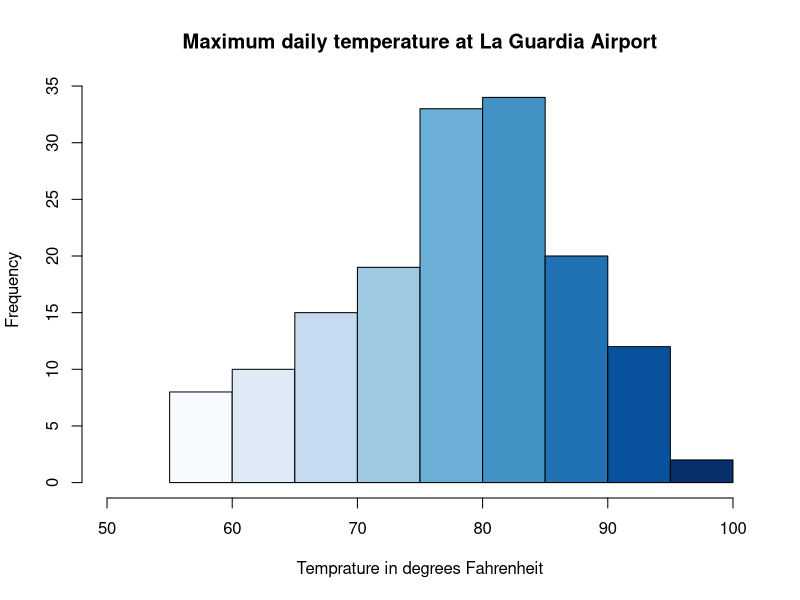
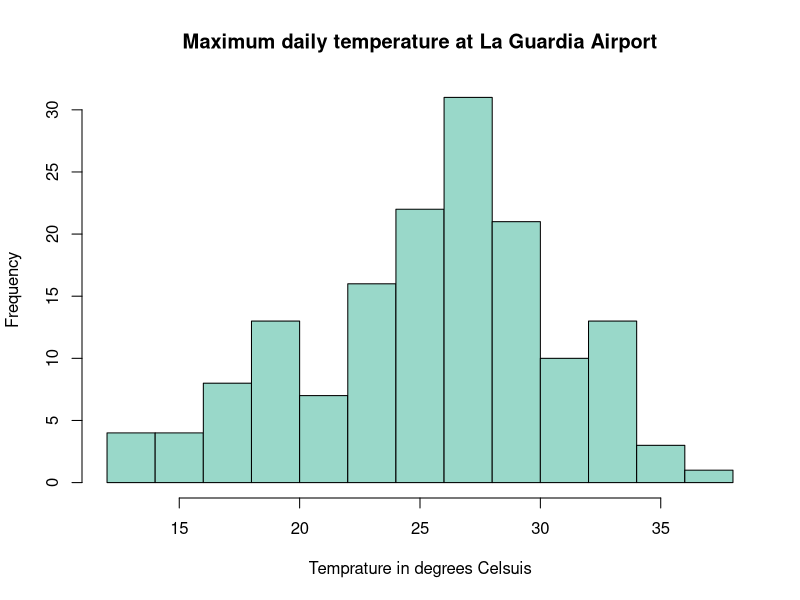
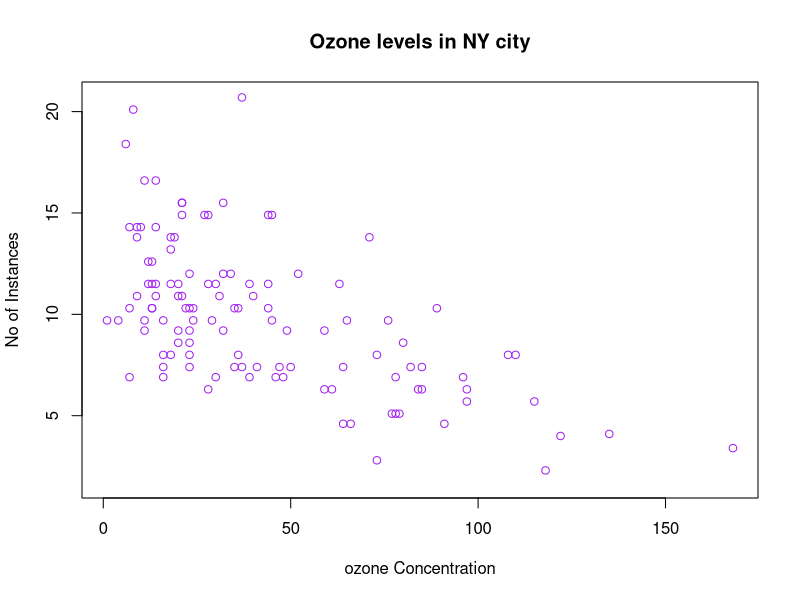
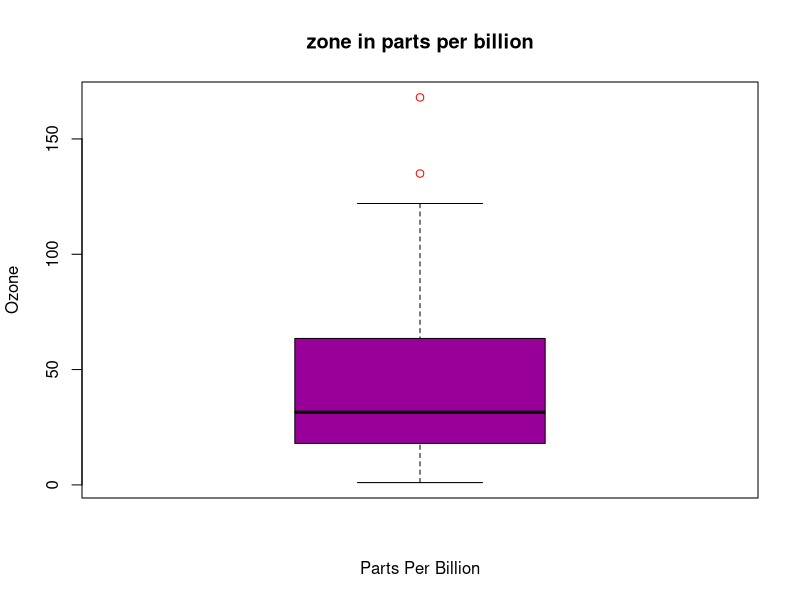
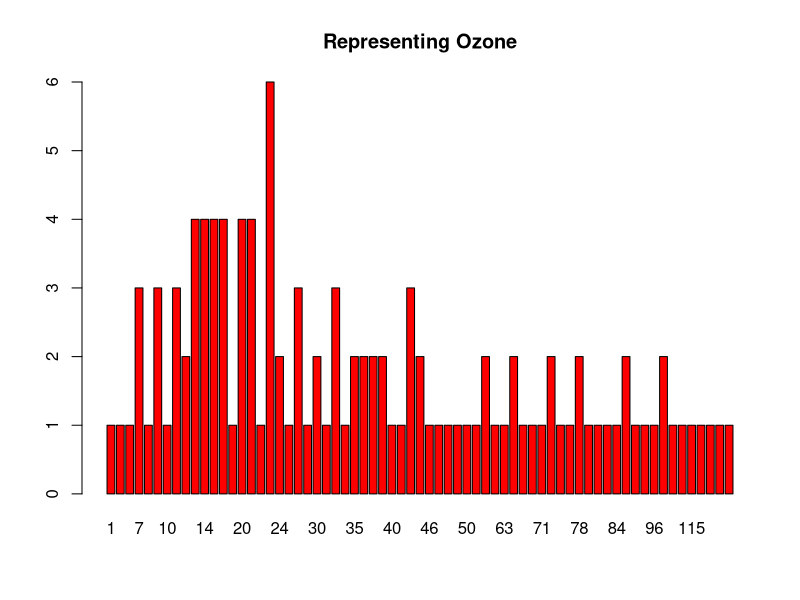
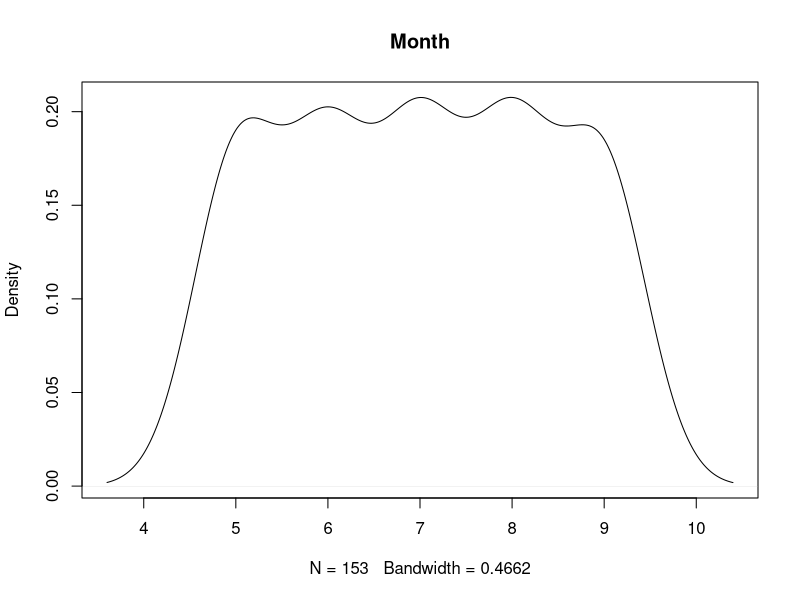
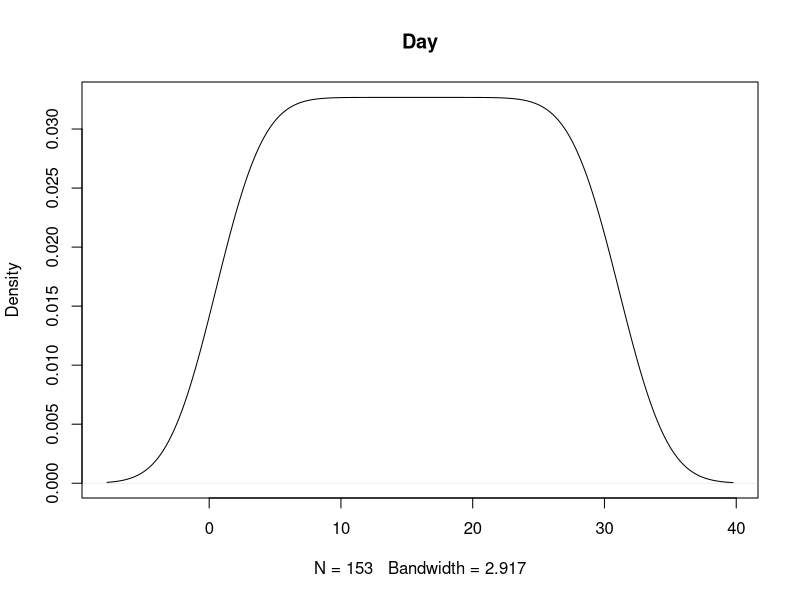
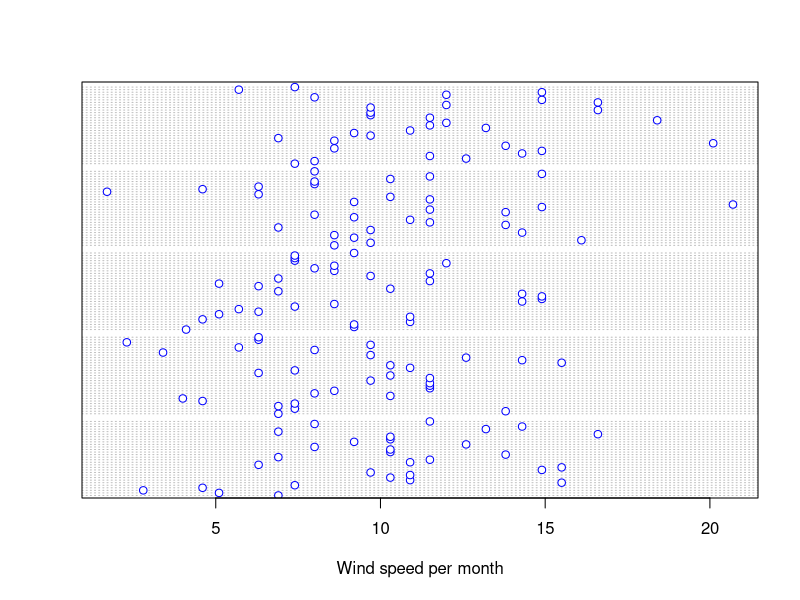

Generate these figures, in order, with R:
#Q1
hist(airquality$Temp,main= "Maximum daily temperature at La Guardia Airport",
     xlab= "Temprature in degrees Fahrenheit",xlim = c(50,100), col = blues9)
View(airquality$Temp)

#Q2
TempConversion <- function(TempInFehr)
{
  TempInCel<- (TempInFehr-32)*5/9
  return (TempInCel)
}
ConvertedTemp <- TempConversion(airquality$Temp)
hist(ConvertedTemp,main= "Maximum daily temperature at La Guardia Airport",
     xlab= "Temprature in degrees Celsuis", col = "#99D8C9")
View(ConvertedTemp)

#Q3
plot(airquality[-c(2,4,5,6)], xlab="ozone Concentration", ylab="No of Instances",
     main= "Ozone levels in NY city", col="Purple")

#Q4 
boxplot(airquality$Ozone, main="zone in parts per billion",
        xlab="Parts Per Billion", ylab = "Ozone", col="#990099", outcol="red")


#Q5
x<-table(airquality$Ozone)
barplot(x, col = "red", main="Representing Ozone")


#Q6
plot(density(airquality$Month), main = "Month")

plot(density(airquality$Day),main = "Day")


#Q7 question 
dotchart(airquality$Wind, groups=airquality$Month, xlab = "Wind speed per month",
         color = "blue")


#Q8
temp<-airquality$Temp
slices <- c(mean(temp), median(temp), min(temp), max(temp))
#percentage<- slices/sum(slices)*100
mylabels<- c("Mean", "Median", "Min", "Max")
mylabels<- paste(mylabels,slices)
#mylabels<- paste(mylabels,"%")
pie(slices,labels=mylabels,col=rainbow(length(mylabels)),main = "Pie Chart")


#Q9 pairwise
pairs(airquality[1:4])


# Q9 part 2
pairs(airquality[,1:4], pch = 19,  cex = 0.5,
      col= rainbow(airquality$Month))
par(xpd=TRUE)
col= rainbow(airquality$Month)
legend(x=0, y=1.04, horiz = TRUE, pch=5, cex=0.8, 
       as.vector(unique(airquality$Month)), fill = col)



#Q10 ######################
par(mfrow= c(3,3))
#Q1
hist(airquality$Temp,main= "Maximum daily temperature at La Guardia Airport",
     xlab= "Temprature in degrees Fahrenheit",xlim = c(50,100), col = blues9)
#Q2
TempConversion <- function(TempInFehr)
{
  TempInCel<- (TempInFehr-32)*5/9
  return (TempInCel)
}
ConvertedTemp <- TempConversion(airquality$Temp)
hist(ConvertedTemp,main= "Maximum daily temperature at La Guardia Airport",
     xlab= "Temprature in degrees Celsuis", col = "#99D8C9")

#Q3
plot(airquality[-c(2,4,5,6)], xlab="ozone Concentration", ylab="No of Instances",
     main= "Ozone levels in NY city", col="Purple")

#Q4 
boxplot(airquality$Ozone, main="zone in parts per billion",
        xlab="Parts Per Billion", ylab = "Ozone", col="#990099", outcol="red")

#Q5
x<-table(airquality$Ozone)
barplot(x, col = "red", main="Representing Ozone")

#Q6
plot(density(airquality$Month), main = "Month")

plot(density(airquality$Day),main = "Day")


#Q7 question 
dotchart(airquality$Wind, groups=airquality$Month, xlab = "Wind speed per month",
         color = "blue")

#Q8
temp<-airquality$Temp
slices <- c(mean(temp), median(temp), min(temp), max(temp))
mylabels<- c("Mean", "Median", "Min", "Max")
mylabels<- paste(mylabels,slices)
pie(slices,labels=mylabels,col=rainbow(length(mylabels)),main = "Pie Chart")